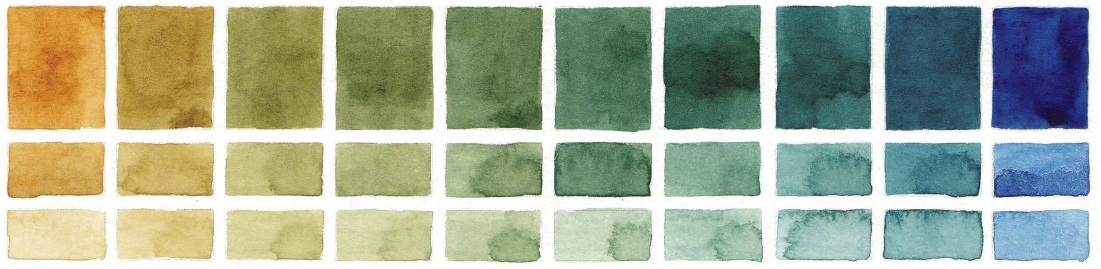
#> input picture quin_to_pthalo.png, 1101 x 269 px
$ jupyter execute --allow-errors opencv_hsv.ipynb
#> lines starting #> are read from the running program, lines starting #| are printed output that depends on the picture; long printed decimals are rounded
[cell 1]
import cv2
import matplotlib.pyplot as plt
import numpy as np
from mpl_toolkits.mplot3d import Axes3D
from matplotlib import cm
from matplotlib import colors

[cell 2]
flags = [i for i in dir(cv2) if i.startswith('COLOR_')]
len(flags)

[cell 3]
qtp = cv2.imread('quin_to_pthalo.png')
#> qtp is the input picture: shape (269, 1101, 3); mean B, G, R 150.1, 172.6, 163

[cell 4]
plt.imshow(qtp)

[cell 5]
pixel_colors = qtp.reshape((np.shape(qtp)[0]*np.shape(qtp)[1], 3))
norm = colors.Normalize(vmin=-1.,vmax=1.)
norm.autoscale(pixel_colors)
pixel_colors = norm(pixel_colors).tolist()
#> pixel_colors = 296169 items

[cell 6]
hsv_qtp = cv2.cvtColor(qtp, cv2.COLOR_BGR2HSV)
#> hsv_qtp: shape (269, 1101, 3); mean H, S, V 52, 78.9, 183.7

[cell 7]
h, s, v, = cv2.split(hsv_qtp)
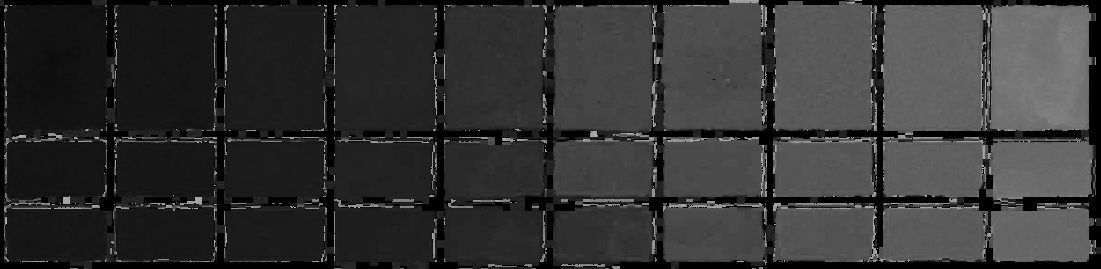
#> h: shape (269, 1101); min 0, max 178, mean 52
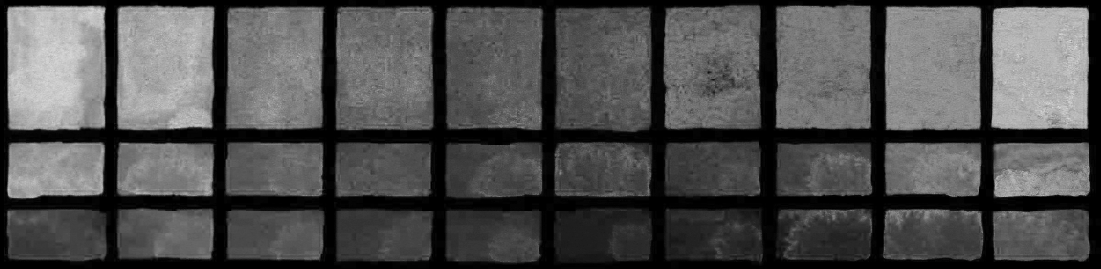
#> s: shape (269, 1101); min 0, max 221, mean 78.9
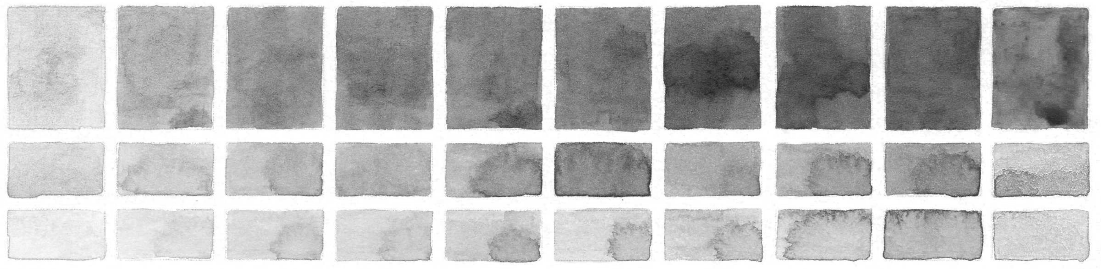
#> v: shape (269, 1101); min 30, max 255, mean 183.7
fig = plt.figure()
axis = fig.add_subplot(1, 1, 1, projection="3d")

axis.scatter(h.flatten(), s.flatten(), v.flatten(), facecolors=pixel_colors, marker=".")
axis.set_xlabel("Hue")
axis.set_ylabel("Saturation")
axis.set_zlabel("Value")
plt.show()
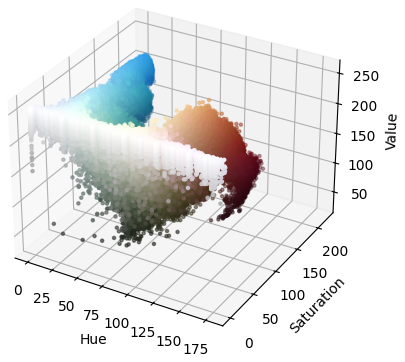
#> figure drawn by matplotlib, 1 panel

[cell 8]
h.shape
#> Out = (269, 1101)

[cell 9]
from sklearn.cluster import KMeans
kmeans = KMeans(n_clusters=30, random_state=42)
labels = kmeans.fit_predict(h)
#> labels = 269 values, max 29 at index 139, min 0 at index 94, mean 13.76
#image2show = kmeans.cluster_centers_[kmeans.labels_]

[cell 10]
from sklearn.metrics import silhouette_samples, silhouette_score
silhouette_avg = silhouette_score(h,labels)
#> silhouette_avg = 0.14

[cell 11]
print(silhouette_avg)
#| 0.1402

[cell 12]
sample_sil = silhouette_samples(h,labels)
#> sample_sil = 269 values, max 0.615 at index 1, min -0.135 at index 199, mean 0.14

[cell 13]
sample_sil
#> Out has the same summary as sample_sil

#> (a cell that did not finish here is left out)

#> (a cell that did not finish here is left out)

[cell 16]
predict = kmeans.predict(h)
#> predict has the same summary as labels

[cell 17]
plt.hist(h)
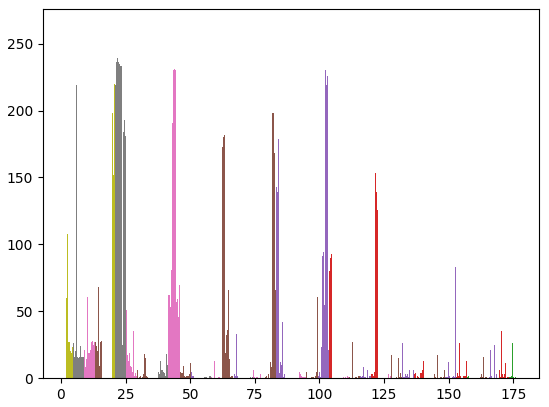
#> figure drawn by matplotlib, 1 panel; tallest bar 263 high, from x = 1.78 to 1.79; tallest bar 263 high, from x = 1.79 to 1.81; tallest bar 263 high, from x = 1.81 to 1.82

[cell 18]
predict.shape
#> Out = (269,)

[cell 19]
np.unique(predict).size
#> Out = 30

[cell 20]
plt.hist(predict, bins=10)
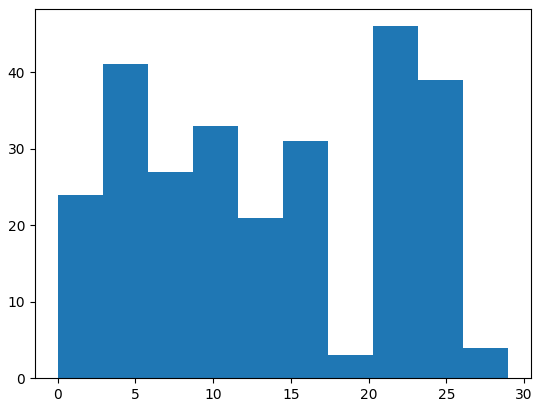
#> figure drawn by matplotlib, 1 panel; tallest bar 46 high, from x = 20.3 to 23.2

[cell 21]
from skimage import io
import skimage.data as data
import skimage.segmentation as seg
import skimage.filters as filters
import skimage.draw as draw
import skimage.color as color

[cell 22]
image_slic = seg.slic(qtp, compactness = 10000, n_segments = 10, sigma = 10, enforce_connectivity = True)
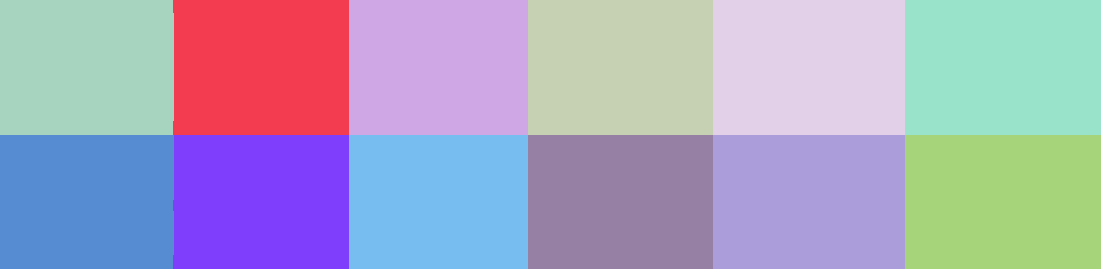
#> image_slic: shape (269, 1101) int64; 12 distinct labels, from 1 to 12; one colour per label, 0 black

[cell 23]
plt.imshow(color.label2rgb(image_slic, qtp,kind='avg'))
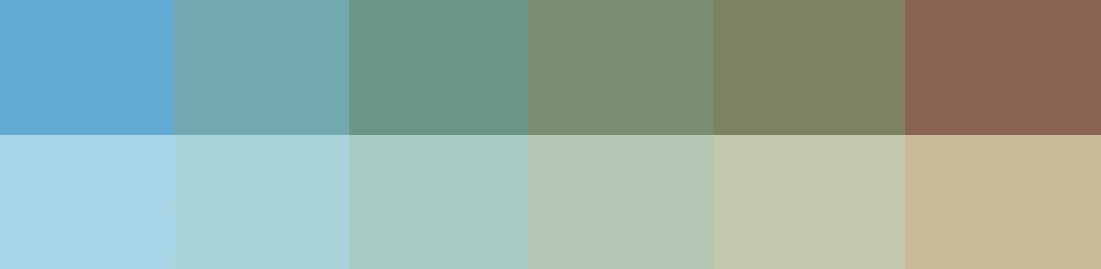
#> shown: shape (269, 1101, 3); mean R, G, B 149.5, 171.9, 162.5

[cell 24]
np.unique(image_slic).size
#> Out = 12
